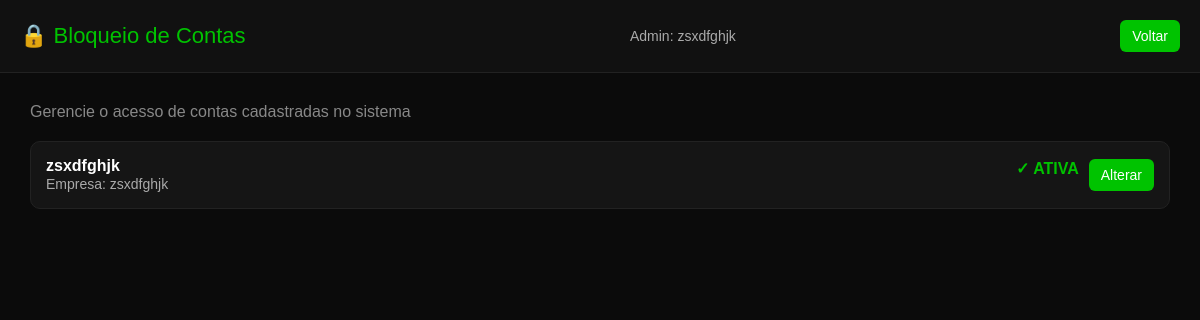
The app's page /contas/ (signed in), older data.
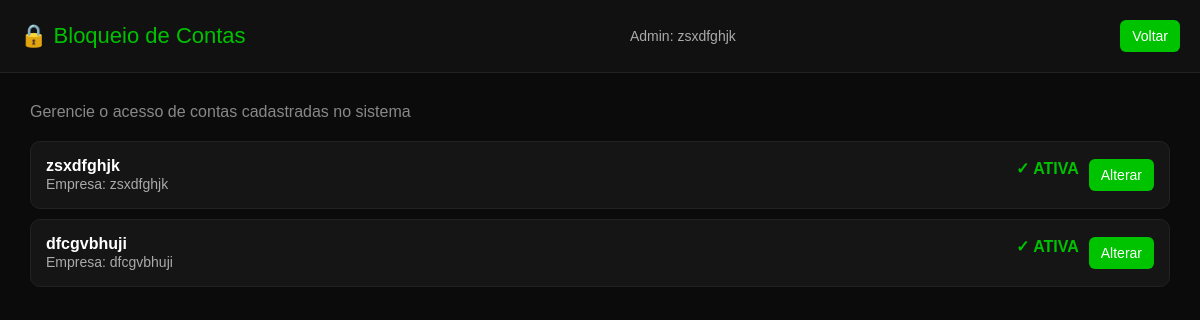
The same page, newer data.
### home/models.py (models this page shows, shortened)
class Membership(models.Model):
    user = models.ForeignKey(User, on_delete=models.CASCADE)
    company = models.ForeignKey(Company, on_delete=models.CASCADE)
    is_admin = models.BooleanField(default=False)
    is_active = models.BooleanField(default=True)  # <- isso aqui
    expires_at = models.DateTimeField(null=True, blank=True)
    class Meta:
        unique_together = ('user', 'company')

class Company(models.Model):
    name = models.CharField(max_length=100)
    description = models.TextField(blank=True, null=True)
    contato = models.CharField(max_length=200, blank=True, null=True)
    active = models.BooleanField(default=True)
    paid = models.BooleanField(default=False)

### home/views.py (the view)
# urls.py: path('contas/', lista_contas, name='lista_contas'),
@login_required
def lista_contas(request):
    contas = Membership.objects.all()
    return render(request, "core/lista_contas.html", {"contas": contas})

### home/templates/core/lista_contas.html (shortened to what this page needs)
{% load static %}
<!DOCTYPE html>
<html lang="pt-br">
<head>
</head>
<body>
<div class="header">
    <div class="title">🔒 Bloqueio de Contas</div>
    <div class="info">
        Admin: {{ user.username }}
    </div>
    <a href="{% url 'controle' %}">
        <button class="btn">Voltar</button>
    </a>
</div>
<div class="container">
    <div class="top-bar">
        Gerencie o acesso de contas cadastradas no sistema
    </div>
    {% for conta in contas %}
        <div class="card">
            <div class="card-info">
                <strong>{{ conta.user.username }}</strong><br>
                <span class="info">Empresa: {{ conta.company.name }}</span>
            </div>
            <div class="card-actions">
                {% if conta.is_active %}
                    <span class="status-ativa">✓ ATIVA</span>
                {% else %}
                    <span class="status-bloqueada">✗ BLOQUEADA</span>
                {% endif %}
                {% if not conta.user.is_superuser %}
                    <a href="{% url 'toggle_conta' conta.id %}" class="btn">Alterar</a>
                {% else %}
                    <span class="info" style="padding: 8px 12px;">Superuser</span>
                {% endif %}
            </div>
        </div>
    {% endfor %}
</div>
</body>
</html>

Row changes from the older to the newer data that the page shows:
added Membership: user.username "dfcgvbhuji", company.name "dfcgvbhuji", is_active "✓ ATIVA", shows "Alterar"
